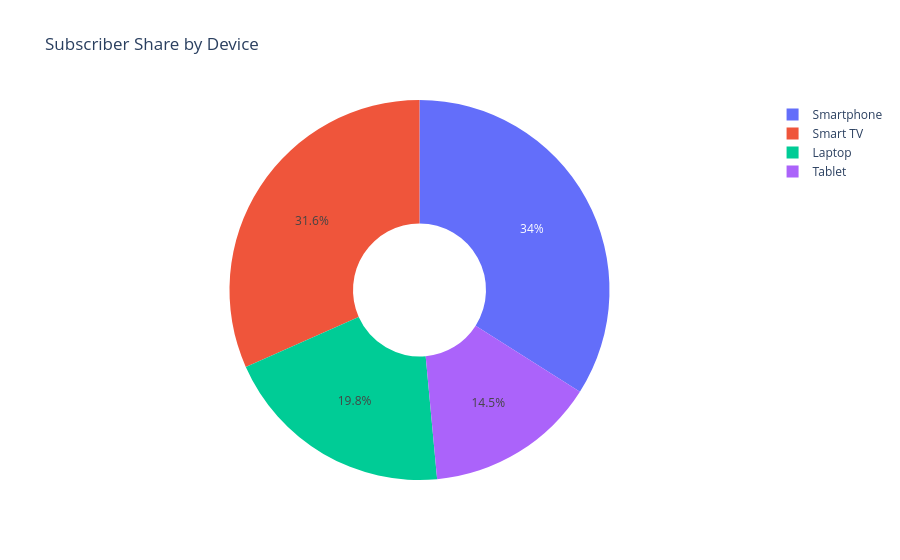

Here is the notebook cell this chart was saved with:
### Code cell
device_segments = analysis.segment_counts(df, "device")
viz.segment_share_pie(device_segments, "device").show()

### Figure 1 — Plotly figure (JSON) as saved in the notebook; plotly's stock layout.template omitted (floating-point values rounded to 4 significant figures)
{"data": [{"domain": {"x": [0.0, 1.0], "y": [0.0, 1.0]}, "hole": 0.35, "hovertemplate": "device=%{label}<br>subscribers=%{value}<extra></extra>", "labels": ["Smartphone", "Smart TV", "Laptop", "Tablet"], "legendgroup": "", "name": "", "showlegend": true, "type": "pie", "values": [850, 791, 496, 363]}], "layout": {"legend": {"tracegroupgap": 0}, "title": {"text": "Subscriber Share by Device"}}}
